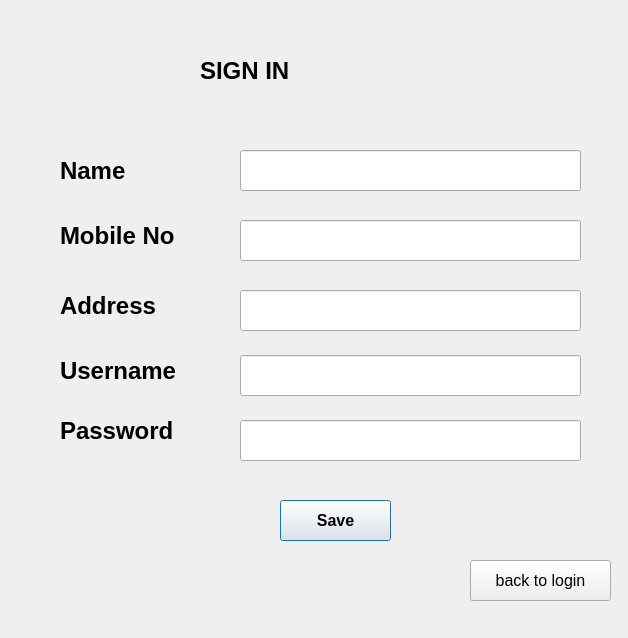
<?xml version="1.0" encoding="UTF-8"?>
<ui version="4.0">
 <class>sign_in</class>
 <widget class="QDialog" name="sign_in">
  <property name="geometry">
   <rect>
    <x>0</x>
    <y>0</y>
    <width>628</width>
    <height>638</height>
   </rect>
  </property>
  <property name="palette">
   <palette>
    <active/>
    <inactive/>
    <disabled/>
   </palette>
  </property>
  <property name="windowTitle">
   <string>SIGN IN</string>
  </property>
  <property name="autoFillBackground">
   <bool>true</bool>
  </property>
  <widget class="QLabel" name="label">
   <property name="geometry">
    <rect>
     <x>200</x>
     <y>50</y>
     <width>201</width>
     <height>41</height>
    </rect>
   </property>
   <property name="font">
    <font>
     <pointsize>18</pointsize>
     <bold>true</bold>
    </font>
   </property>
   <property name="text">
    <string>SIGN IN</string>
   </property>
  </widget>
  <widget class="QLabel" name="label_2">
   <property name="geometry">
    <rect>
     <x>60</x>
     <y>150</y>
     <width>111</width>
     <height>41</height>
    </rect>
   </property>
   <property name="font">
    <font>
     <family>Arial</family>
     <pointsize>18</pointsize>
     <bold>true</bold>
    </font>
   </property>
   <property name="text">
    <string>Name</string>
   </property>
  </widget>
  <widget class="QLabel" name="label_3">
   <property name="geometry">
    <rect>
     <x>60</x>
     <y>220</y>
     <width>171</width>
     <height>31</height>
    </rect>
   </property>
   <property name="font">
    <font>
     <family>Arial</family>
     <pointsize>18</pointsize>
     <bold>true</bold>
    </font>
   </property>
   <property name="text">
    <string>Mobile No</string>
   </property>
  </widget>
  <widget class="QLabel" name="label_4">
   <property name="geometry">
    <rect>
     <x>60</x>
     <y>290</y>
     <width>121</width>
     <height>31</height>
    </rect>
   </property>
   <property name="font">
    <font>
     <family>Arial</family>
     <pointsize>18</pointsize>
     <bold>true</bold>
    </font>
   </property>
   <property name="text">
    <string>Address</string>
   </property>
  </widget>
  <widget class="QLabel" name="label_5">
   <property name="geometry">
    <rect>
     <x>60</x>
     <y>350</y>
     <width>161</width>
     <height>41</height>
    </rect>
   </property>
   <property name="font">
    <font>
     <family>Arial</family>
     <pointsize>18</pointsize>
     <bold>true</bold>
    </font>
   </property>
   <property name="text">
    <string>Username</string>
   </property>
  </widget>
  <widget class="QLabel" name="label_6">
   <property name="geometry">
    <rect>
     <x>60</x>
     <y>410</y>
     <width>151</width>
     <height>41</height>
    </rect>
   </property>
   <property name="font">
    <font>
     <family>Arial</family>
     <pointsize>18</pointsize>
     <bold>true</bold>
    </font>
   </property>
   <property name="text">
    <string>Password</string>
   </property>
  </widget>
  <widget class="QLineEdit" name="lineEdit">
   <property name="geometry">
    <rect>
     <x>240</x>
     <y>150</y>
     <width>341</width>
     <height>41</height>
    </rect>
   </property>
   <property name="font">
    <font>
     <family>Arial</family>
    </font>
   </property>
  </widget>
  <widget class="QLineEdit" name="lineEdit_2">
   <property name="geometry">
    <rect>
     <x>240</x>
     <y>220</y>
     <width>341</width>
     <height>41</height>
    </rect>
   </property>
   <property name="font">
    <font>
     <family>Arial</family>
    </font>
   </property>
  </widget>
  <widget class="QLineEdit" name="lineEdit_3">
   <property name="geometry">
    <rect>
     <x>240</x>
     <y>290</y>
     <width>341</width>
     <height>41</height>
    </rect>
   </property>
   <property name="font">
    <font>
     <family>Arial</family>
    </font>
   </property>
  </widget>
  <widget class="QLineEdit" name="lineEdit_4">
   <property name="geometry">
    <rect>
     <x>240</x>
     <y>355</y>
     <width>341</width>
     <height>41</height>
    </rect>
   </property>
   <property name="font">
    <font>
     <family>Arial</family>
    </font>
   </property>
  </widget>
  <widget class="QLineEdit" name="lineEdit_5">
   <property name="geometry">
    <rect>
     <x>240</x>
     <y>420</y>
     <width>341</width>
     <height>41</height>
    </rect>
   </property>
   <property name="font">
    <font>
     <family>Arial</family>
    </font>
   </property>
  </widget>
  <widget class="QPushButton" name="saveButton">
   <property name="geometry">
    <rect>
     <x>280</x>
     <y>500</y>
     <width>111</width>
     <height>41</height>
    </rect>
   </property>
   <property name="font">
    <font>
     <family>Arial</family>
     <pointsize>12</pointsize>
     <bold>true</bold>
    </font>
   </property>
   <property name="text">
    <string>Save</string>
   </property>
  </widget>
  <widget class="QPushButton" name="backButton">
   <property name="geometry">
    <rect>
     <x>470</x>
     <y>560</y>
     <width>141</width>
     <height>41</height>
    </rect>
   </property>
   <property name="font">
    <font>
     <family>Arial</family>
     <pointsize>12</pointsize>
     <bold>false</bold>
    </font>
   </property>
   <property name="text">
    <string>back to login</string>
   </property>
  </widget>
 </widget>
 <resources/>
 <connections/>
</ui>
